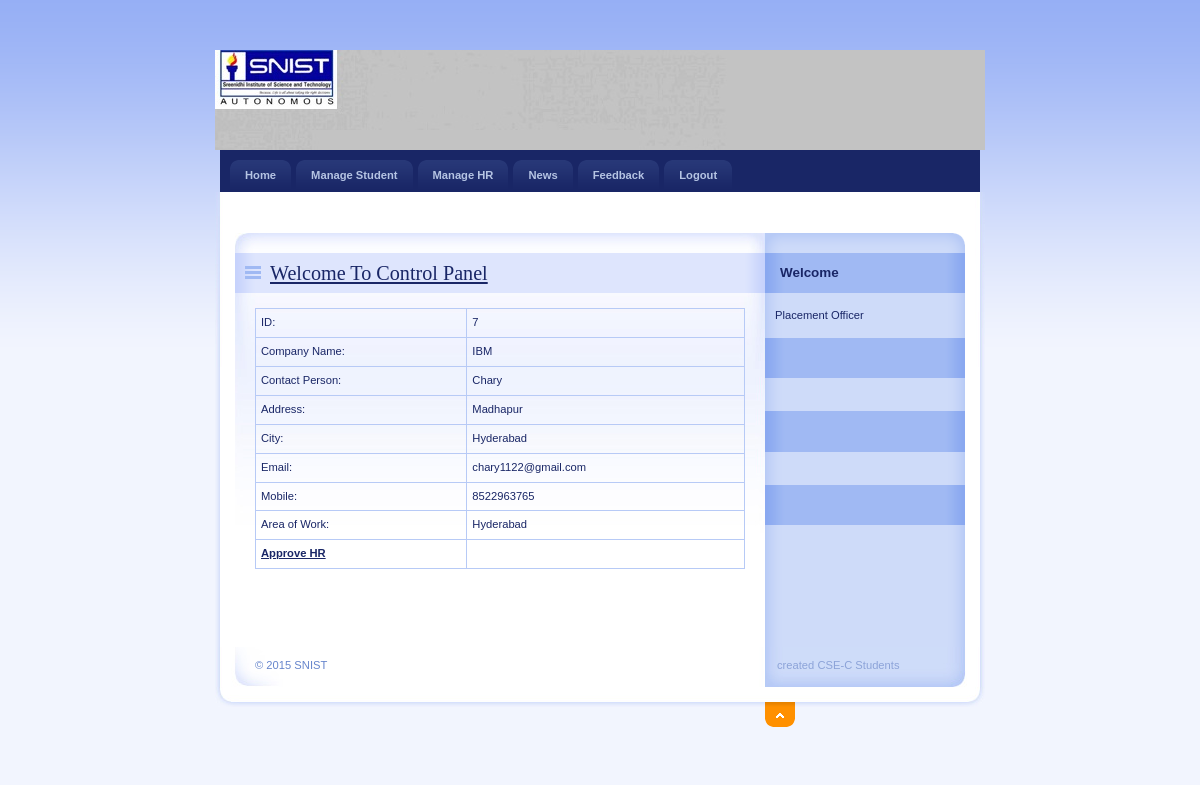
The page /PlacementOfficer/DetailHR.php?HRId=7 on the database its author committed.
### tables this page shows
CREATE TABLE `hr_reg` (
  `HRId` int(11) NOT NULL,
  `CompanyName` varchar(20) NOT NULL,
  `ContactPerson` varchar(20) NOT NULL,
  `Address` varchar(100) NOT NULL,
  `City` varchar(20) NOT NULL,
  `Email` varchar(40) NOT NULL,
  `Mobile` bigint(20) NOT NULL,
  `Area_Work` varchar(40) NOT NULL,
  `Status` varchar(10) NOT NULL,
  `UserName` varchar(20) NOT NULL,
  `Password` varchar(20) NOT NULL,
  `Question` varchar(100) NOT NULL,
  `Answer` varchar(50) NOT NULL
);

### PlacementOfficer/DetailHR.php (the view, shortened to what this page needs)
<!DOCTYPE html PUBLIC "-//W3C//DTD XHTML 1.0 Strict//EN" "http://www.w3.org/TR/xhtml1/DTD/xhtml1-strict.dtd">
<html xmlns="http://www.w3.org/1999/xhtml" xml:lang="cs" lang="cs">
<head>
    <link rel="stylesheet" media="screen,projection" type="text/css" href="./css/main.css" />
    <link rel="stylesheet" media="print" type="text/css" href="./css/print.css" />
    <link rel="stylesheet" media="aural" type="text/css" href="./css/aural.css" />
</head>
<body id="www-url-cz">
<div id="main" class="box">
<?php
include "Header.php"
?>
<?php
include "menu.php"
?>
    <div id="page" class="box">
    <div id="page-in" class="box">
        <div id="strip" class="box noprint">
            <p id="breadcrumbs">&nbsp;</p>
        </div>
        <div id="content">
            <div class="article">
              <h2><span><a href="#">Welcome To Control Panel</a></span></h2>
               <?php
$ID=$_GET['HRId'];
$con = mysql_connect("localhost","root");
$sql = "select * from hr_reg where HRId ='".$ID."'  ";
$result = mysql_query($sql,$con);
$row = mysql_fetch_array($result)
?>
                <table width="100%" border="1" cellspacing="2" cellpadding="2">
                  <tr>
                    <td>ID:</td>
                    <td><?php echo $row['HRId'];?></td>
                  </tr>
                  <tr>
                    <td>Company Name:</td>
                    <td><?php echo $row['CompanyName'];?></td>
                  </tr>
                  <tr>
                    <td>Contact Person:</td>
                    <td><?php echo $row['ContactPerson'];?></td>
                  </tr>
                  <tr>
                    <td>Address:</td>
                    <td><?php echo $row['Address'];?></td>
                  </tr>
                  <tr>
                    <td>City:</td>
                    <td><?php echo $row['City'];?></td>
                  </tr>
                  <tr>
                    <td>Email:</td>
                    <td><?php echo $row['Email'];?></td>
                  </tr>
                  <tr>
                    <td>Mobile:</td>
                    <td><?php echo $row['Mobile'];?></td>
                  </tr>
                  <tr>
                    <td>Area of Work:</td>
                    <td><?php echo $row['Area_Work'];?></td>
                  </tr>
                  <tr>
                    <td><strong><a href="ApprovHR.php?HRId=<?php echo $row['HRId'];?>">Approve HR</a></strong></td>
                    <td>&nbsp;</td>
                  </tr>
                </table>
              <p class="btn-more box noprint">&nbsp;</p>
          </div>
        </div>
<?php
include "right.php"
?>
    </div>
    </div>
<?php
include "footer.php"
?>
</div>
</body>
</html>

### PlacementOfficer/css/main.css (style rules this page uses)
* { min-height:1px; }
body { border:0; margin:0; padding:0; background:#F2F5FE url("../design/bg.gif") 0 0 repeat-x; font:70%/160% "verdana",sans-serif; color:#192666; _text-align:center; }
a { color:#192666; }
p { border:0; margin:15px 0; padding:0; }
div { display:block; border:0; margin:0; padding:0; }
h1, h2, h3, h4, h5 { border:0; margin:15px 0 10px 0; padding:0; font-weight:bold; }
h2 { font-size:180%; line-height:100%; font-family:"georgia",serif; font-weight:normal; }
table { display:table; border-collapse:collapse; margin:15px 0; padding:0; border:1px solid #B7CAF6; font-size:100%; }
tr { display:table-row; }
th, td { display: table-cell; border:1px solid #B7CAF6; margin:0; padding:5px; vertical-align:top; text-align:left; }
a, img, span { border:0; margin:0; padding:0; }
strong, .strong { font-weight:bold; }
.box { min-height:1px; _height:1px; }
.box:after { content:"."; display:block; line-height:0px; font-size:0px; visibility:hidden; clear:both; }
#main { width:770px; margin:50px auto 0 auto; _text-align:left; }
#page { width:770px; min-height:1px; background:#FFF url("../design/bg_page.gif") 0 0 repeat-y; _height:1px; }
#page-in { min-height:1px; padding:10px 0; background:url("../design/bg_page_in.jpg") 0 0 no-repeat; _height:1px; }
#strip { position:relative; clear:both; padding:3px 20px 10px 20px; color:#6182D1; }
#strip p { margin:0; }
#strip #breadcrumbs { width:520px; margin:0; padding:0; }
#content { float:left; width:530px; _width:550px; margin:0; padding:0 0 0 20px; }
#content .article { clear:both; margin:0; padding:20px; background:url("../design/content_article_bg.jpg") 0 0 no-repeat; }
#content .article h2 { margin:0 -20px; padding:10px; background:#DEE5FD url("../design/content_title_bg.gif") 0 0 repeat-y; color:#192666; }
#content .article h2 span { background:url("../design/ico_list.gif") 0 50% no-repeat; padding-left:25px; }
#content .article p { text-align:justify; }
#content .btn-more { margin:0 0 15px 0; padding:0; border:0; position:relative; }

### PlacementOfficer/css/print.css (style rules this page uses)
body { border:0; margin:0; padding:0; font-size:12pt }
a { color:#000; text-decoration:none; }
h1, h2, h3 { page-break-after:avoid; page-break-inside:avoid; }
table { border-collapse: collapse; border-width:1px; border-style:solid; }
th, td { display:table-cell; border-width:1px; border-style:solid; }
.noprint { display:none; }

### PlacementOfficer/css/aural.css (style rules this page uses)
body { voice-family:paul,male; volume:loud; speech-rate:slow; richness:90; stress:20; }
h1, h2, h3, h4, h5 { cue-before:url("ping.au"); }
p, table { pause:50ms; }
strong { pitch:medium; pitch-range:60; stress:90; richness:90; }

### rows shown on the page
hr_reg: HRId "7", CompanyName "IBM", ContactPerson "Chary", Address "Madhapur", City "Hyderabad", Email "chary1122@gmail.com", Mobile "8522963765", Area_Work "Hyderabad"
